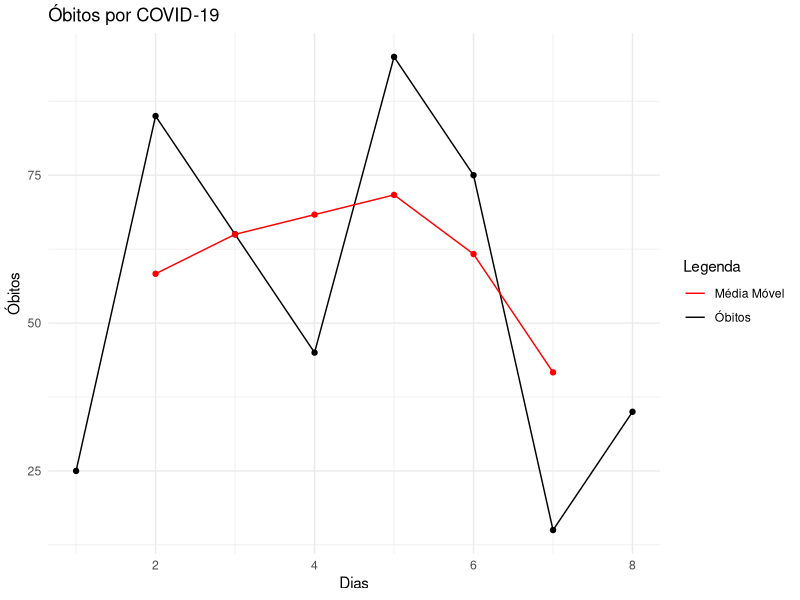
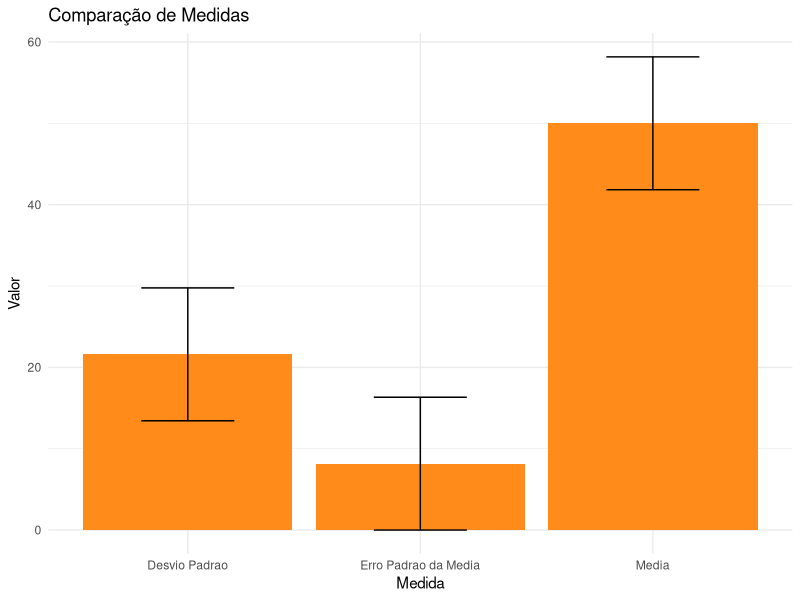
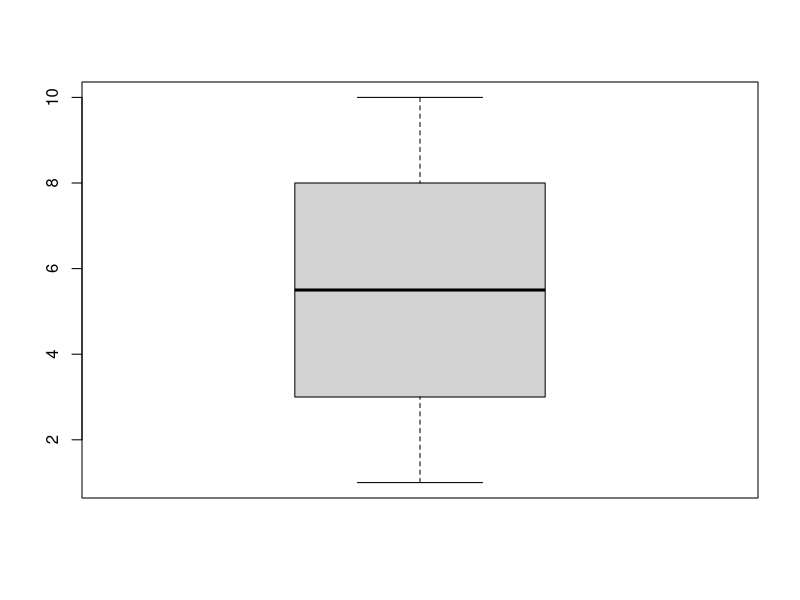

These charts were generated, in order, by the following R code:
## ---- chunk 1
peso_recem_nascidos <- c(2.5, 3.75, 2.25, 3.45, 3.75)
peso_recem_nascidos
## ---- chunk 2
mean(peso_recem_nascidos)

## ---- chunk 3
#Vetor do conjunto de dados
notas <- c(80, 85, 95)

#Vetor dos pesos 
pesos <- c(6, 3, 1)

#Calculo da média
media_ponderada <- weighted.mean(notas, pesos)

#Resultado 
media_ponderada

## ---- chunk 4
qtd_albumina <- c(5.1, 5, 5.2, 4.5, 4.8, 4.9, 5, 5.2, 5.4, 5.1, 4.9, 5, 4.9, 5.1, 5.3, 5.1, 5.1, 5.3, 4.7, 5.3, 4.7, 5.4, 5, 5.5, 5)

sort(qtd_albumina) #ordena os dados
range(qtd_albumina) #descobre o menor e o maior número

amp_total <- ceiling(max(qtd_albumina)-min(qtd_albumina))
amp_total

k <- nclass.FD(qtd_albumina)

length(qtd_albumina)
k <- ceiling((sqrt(length(qtd_albumina))))

c <- amp_total / (k-1)

infclass <- min(qtd_albumina)

supclass <- infclass + (k*c)


brk <- seq(infclass,supclass,c)

tabela_freq_albumina_t <- table(cut(qtd_albumina,breaks = brk, right = FALSE))

tabela_freq_albumina <- prop.table(tabela_freq_albumina_t)
## ---- chunk 5
library(knitr)
library(kableExtra)


tabela_formatada <- data.frame(FrequenciaAbsoluta = as.vector(tabela_freq_albumina_t),
                               FrequenciaRelativa = as.vector(tabela_freq_albumina))
tabela_formatada <- cbind(Intervalo = names(tabela_freq_albumina_t), tabela_formatada)
kable(tabela_formatada, align = "c") %>%
  kable_classic(full_width = F, html_font = "Cambria") %>%
  kable_styling(bootstrap_options = "condensed") %>%
  kable_styling(bootstrap_options = "condensed")
## ---- chunk 6
#Descobrindo a média para dados agrupados
xi <- (brk[-1] + brk[-length(brk)]) / 2
xi

media_agrupada <- sum(xi * tabela_freq_albumina) /
  sum(tabela_freq_albumina)

media_agrupada
## ---- chunk 7
media_agrupada_1 <- weighted.mean(xi, tabela_freq_albumina)
media_agrupada_1

## ---- chunk 8
library(tidyverse)
library(dplyr)

semanas <- c(1, 2, 3, 4, 5)
infectados <- c(3, 9, 27, 81, 243)

tabela <- tibble(Semanas = semanas, "n° de infectados" = infectados)

library(kableExtra)
library(knitr)
kable(tabela) %>%
  kable_classic(full_width = F, html_font = "Cambria") %>%
  kable_styling(bootstrap_options = "condensed") %>%
  row_spec(0, bold = TRUE) %>%
  row_spec(1:nrow(tabela), align = "c")
## ---- chunk 9
n_infectados <- c(3, 9, 27, 81, 243)

#Calculando a média Geométrica
media_geom <- prod(n_infectados)^(1/length(n_infectados))

media_geom
## ---- chunk 10
library(tidyverse)
library(dplyr)

dias <- c(1, 2, 3, 4, 5, 6, 7, 8)
mortos <- c(25, 85, 65, 45, 95, 75, 15, 35)

tabela_MM <- tibble(Dias = dias, "óbitos" = mortos)

library(kableExtra)
library(knitr)
kable(tabela_MM) %>%
  kable_classic(full_width = F, html_font = "Cambria") %>%
  kable_styling(bootstrap_options = "condensed") %>%
  row_spec(0, bold = TRUE) %>%
  row_spec(1:nrow(tabela_MM), align = "c")

  
  

## ---- chunk 11
library(tidyverse)
library(zoo)

#criando o vetorde dados
mortos <- c(25, 85, 65, 45, 95, 75, 15, 35)

#calculando a média móvel

media_m <- rollmean(mortos, k = 3, fill = NA)
media_m
## ---- chunk 12
library(ggplot2)

#Criando um vetor para as observações com valores de 1 até o comprimento máximo

observacoes <- 1: length(mortos)

#Criando um dataframe

df <- data.frame(observacoes = 1:length(mortos), mortos, media_m)

# Plotando o gráfico
ggplot(df, aes(x = observacoes)) +
  geom_line(aes(y = mortos, color = "Óbitos")) +
  geom_line(aes(y = media_m, color = "Média Móvel")) +
  geom_point(aes(y = mortos), color = "black") +
  geom_point(aes(y = media_m), color = "red") +
  labs(title = "Óbitos por COVID-19", x = "Dias", y = "Óbitos", color = "Legenda") +
  scale_color_manual(values = c("red", "black")) +
  theme_minimal()

## ---- chunk 13
library(kableExtra)
library(knitr)

ano <- c(1, 2, 3, 4, 5, 6, 7, 8, 9, 10, 11)
n <- c(100, 100, 12, 10, 100, 100, 100, 100, 100, 100, 100)

tabela_lontras <- tabela_MM <- tibble(Ano = ano, n = n)

tabela_lontras %>%
  kbl() %>%
  kable_classic(full_width = F, html_font = "Cambria") %>%
  row_spec(0, bold = TRUE) %>%
  row_spec(1:nrow(tabela_lontras), align = "c")



## ---- chunk 14
n <- c(100, 100, 12, 10, 100, 100, 100, 100, 100, 100, 100)

reciproco <- 1 / n

#calculando a média harmônica

media_harm <- length(n) / sum(reciproco)

media_harm
## ---- chunk 15

mediana_a <- c(2, 2, 4, 5, 6, 7, 8)
mediana_b <- c(3, 3, 4, 5, 7, 8, 9, 9)
## ---- chunk 16
median(mediana_a)
median(mediana_b)


## ---- chunk 17
freq_abs_acumulada <- cumsum(tabela_freq_albumina_t)
freq_abs_acumulada
## ---- chunk 18
library(knitr)
library(kableExtra)


tabela_formatada <- data.frame("Frequencia Absoluta" = as.vector(tabela_freq_albumina_t),
                               "Frequencia Relativa" = as.vector(tabela_freq_albumina), "Frequencia Abs Baixo" = as.vector(freq_abs_acumulada))
tabela_formatada <- cbind(Intervalo = names(tabela_freq_albumina_t), tabela_formatada)
kable(tabela_formatada, align = "c") %>%
  kable_classic(full_width = F, html_font = "Cambria") %>%
  kable_styling(bootstrap_options = "condensed") %>%
  kable_styling(bootstrap_options = "condensed")

## ---- chunk 19
# Retomadno a tabela de frequéncias do exemplo
tabela_freq_albumina_t <- table(cut(qtd_albumina, breaks = brk, right = FALSE))

# identificando o intervalo que contém a mediana
intervalo_mediana <- which.max(tabela_freq_albumina_t)
intervalo_mediana

## ---- chunk 20
# Encontrando o limite inferior do intervalo que contém a mediana (LiRmd)
liRmd <- as.numeric(names(tabela_freq_albumina_t)[intervalo_mediana])
liRmd
## ---- chunk 21
# Encontrando a amplitude dos intervalos de classe (h)
h <- c[1]
h
## ---- chunk 22
# Encontrando o tamanho da amostra (n)
n <- sum(tabela_freq_albumina_t)
n

## ---- chunk 23
# Encontrando a frequência absoluta acumulada para baixo no intervalo anterior que contém a mediana (Fant)
fant <- sum(tabela_freq_albumina_t[1:(intervalo_mediana-1)])
fant
## ---- chunk 24
# Encontrando a frequência absoluta simples no intervalo que contém a mediana (Fmd)
fmd <- tabela_freq_albumina_t[intervalo_mediana]
fmd
## ---- chunk 25
mediana <- 5 + h * ((n/2 - fant)/fmd)
mediana
## ---- chunk 26
moda_a <- c(3, 4, 4, 5, 5, 5, 6, 7, 8)
table(moda_a)
## ---- chunk 27
moda_calculo <- subset(table(moda_a), table(moda_a) == max (table(moda_a)))
moda_calculo
## ---- chunk 28
#Retomadno a tabela de frequéncias do exemplo
tabela_freq_albumina_t <- table(cut(qtd_albumina, breaks = brk, right = FALSE))
## ---- chunk 29
#Encontrando o indice da classe da modal
indice_moda <- which.max(tabela_freq_albumina_t)
indice_moda

## ---- chunk 30
#Encontrando a frequência modal
frequencia_modal <- tabela_freq_albumina_t[indice_moda]
frequencia_modal
## ---- chunk 31
frequencia_anterior <- tabela_freq_albumina_t[indice_moda - 1]
frequencia_anterior
## ---- chunk 32
frequencia_seguinte <- tabela_freq_albumina_t[indice_moda + 1]
frequencia_seguinte
## ---- chunk 33
amplitude_modal <- c[1]
amplitude_modal

## ---- chunk 34
delta1 <- frequencia_modal - frequencia_anterior
delta1
## ---- chunk 35
delta2 <- frequencia_modal - frequencia_seguinte
delta2

## ---- chunk 36
moda_agrupada <- brk[indice_moda] + (delta1 / (delta1 + delta2)) * amplitude_modal
moda_agrupada
## ---- chunk 37
amplitude_exemplo <- read.csv("amplitudes_exemplo.csv", sep = ";", header = TRUE)

## ---- chunk 38
amplitude_total_B <- max(amplitude_exemplo$altura_cm_B) - min(amplitude_exemplo$altura_cm_B)

amplitude_total_B
## ---- chunk 39
varianca_coluna_B <- var(amplitude_exemplo$altura_cm_B)

varianca_coluna_B
## ---- chunk 40
qtd_albumina <- c(5.1, 5, 5.2, 4.5, 4.8, 4.9, 5, 5.2, 5.4, 5.1, 4.9, 5, 4.9, 5.1, 5.3, 5.1, 5.1, 5.3, 4.7, 5.3, 4.7, 5.4, 5, 5.5, 5)

sort(qtd_albumina) #ordena os dados
range(qtd_albumina) #descobre o menor e o maior número

amp_total <- ceiling(max(qtd_albumina)-min(qtd_albumina))


k <- nclass.FD(qtd_albumina)

length(qtd_albumina)
k <- ceiling((sqrt(length(qtd_albumina))))

c <- amp_total / (k-1)

infclass <- min(qtd_albumina)

supclass <- infclass + (k*c)


brk <- seq(infclass,supclass,c)

tabela_freq_albumina_t <- table(cut(qtd_albumina,breaks = brk, right = FALSE))

tabela_freq_albumina <- prop.table(tabela_freq_albumina_t)
## ---- chunk 41
ponto_medio_classes <- (brk[-1] + brk[-length(brk)]) / 2
ponto_medio_classes
## ---- chunk 42
library(knitr)
library(kableExtra)


tabela_formatada <- data.frame(FrequenciaAbsoluta = as.vector(tabela_freq_albumina_t),
                               FrequenciaRelativa = as.vector(tabela_freq_albumina),
                               xi = as.vector(ponto_medio_classes))
tabela_formatada <- cbind(Intervalo = names(tabela_freq_albumina_t), tabela_formatada)
kable(tabela_formatada, align = "c") %>%
  kable_classic(full_width = F, html_font = "Cambria") %>%
  kable_styling(bootstrap_options = "condensed") %>%
  kable_styling(bootstrap_options = "condensed")
## ---- chunk 43
soma_fixi <- sum(tabela_freq_albumina_t * ponto_medio_classes)
soma_fixi

## ---- chunk 44
fixi_quadrado <- sum((tabela_freq_albumina_t * (ponto_medio_classes)^2))
fixi_quadrado
## ---- chunk 45
soma_fi <- sum(tabela_freq_albumina_t)
soma_fi
## ---- chunk 46
variancia_classes <- (sum(fixi_quadrado - ((soma_fixi)^2 / soma_fi)) / 
                        (soma_fi - 1))
variancia_classes
## ---- chunk 47
sd_exemplo <- c(20, 30, 40, 50, 60, 70, 80)

desvio_padrao <- sd(sd_exemplo)

desvio_padrao
## ---- chunk 48
sd_classes <- sqrt(variancia_classes)

sd_classes
## ---- chunk 49
cv_exemplo <- c(20, 30, 40, 50, 60, 70, 80)

media_cv <- mean(cv_exemplo)
media_cv

desvio_padrao_cv <- sd(cv_exemplo)
desvio_padrao_cv

coef_variacao <- (desvio_padrao_cv / media_cv) * 100

coef_variacao
## ---- chunk 50
ep_exemplo <- c(20, 30, 40, 50, 60, 70, 80)

tamanho_amostra_ep <- length(ep_exemplo)
tamanho_amostra_ep

media_ep <- mean(ep_exemplo)
media_ep

desvio_padrao_ep <- sd(ep_exemplo)
desvio_padrao_ep

erro_padrao_media <- desvio_padrao_ep / sqrt(tamanho_amostra_ep)
erro_padrao_media
## ---- chunk 51
# Carregando a biblioteca ggplot2
library(ggplot2)

# Criando um data frame com todas as medidas
data_medidas <- data.frame(Medida = c("Media", "Desvio Padrao", "Erro Padrao da Media"),
                   Valor = c(media_ep, desvio_padrao_ep, erro_padrao_media))

# Criando o gráfico de barras com linhas de erro
plot_ep_s <- ggplot(data_medidas, aes(x = Medida, y = Valor)) +
     geom_bar(stat = "identity", fill = "#ff8c1a") +
     geom_errorbar(aes(ymin = Valor - erro_padrao_media, ymax = Valor + erro_padrao_media), width = 0.4) +
     labs(y = "Valor", title = "Comparação de Medidas") +
     theme_minimal()

plot_ep_s

## ---- chunk 52
#Criando o conjunto de dados

exemplo_boxplot <- c(1, 2, 3, 4, 5, 6, 7, 8, 9, 10)

# Criando o boxplot
boxplot(exemplo_boxplot)
